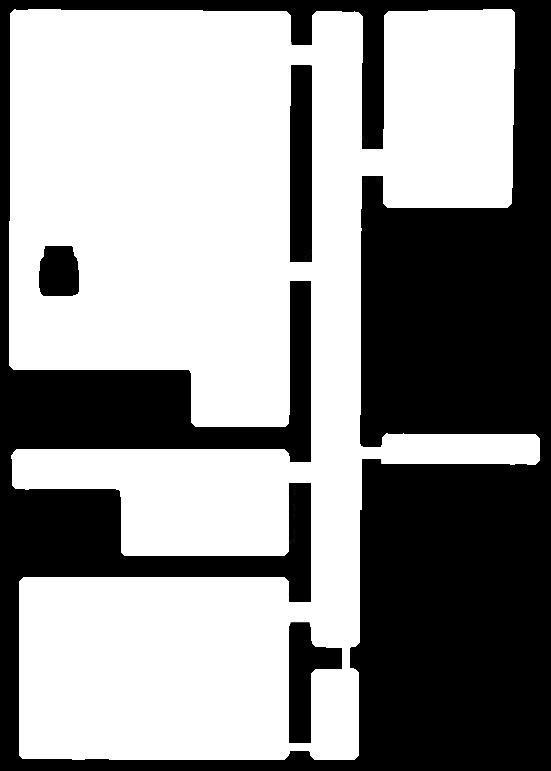
#> input picture images/waffle_inflated.jpeg, 551 x 771 px, found by its file name; its folder holds 5 pictures in this run
$ python rrt_bench.py
#> lines starting #> are read from the running program, lines starting #| are printed output that depends on the picture; after the words box and inside, x2 and y2 are one past the last pixel; in counts of white or black regions, pixels touching at a corner belong together
#!/usr/bin/env python3
import os
import math
import time
import sys
import csv

import numpy as np
import pandas as pd
from PIL import Image

import matplotlib.pyplot as plt  # only needed if you want to visualize (can be removed)

# OMPL imports
try:
    from ompl import base as ob
    from ompl import geometric as og
except ImportError:
    print("Error: OMPL Python bindings could not be imported. Check your installation.")
    sys.exit(1)

# ------------------------------------------------------------------------
# Configuration
# ------------------------------------------------------------------------
PROJECT_ROOT = "/home/ibrahim/projects/reeds-shepp-marching"

IMAGE_PATH = os.path.join(PROJECT_ROOT, "images", "waffle_inflated.jpeg")
RS_RESULTS_CSV = os.path.join(PROJECT_ROOT, "bench_RS_vs_RRT", "RS_benchmark_results.csv")
RRT_RESULTS_CSV = os.path.join(PROJECT_ROOT, "bench_RS_vs_RRT", "RRTstar_benchmark_results.csv")

MIN_TURNING_RADIUS = 10.0      # must match RS / config
ROBOT_WIDTH = 2.0              # in pixels for collision checker
ROBOT_LENGTH = 2.0             # in pixels for collision checker

INITIAL_TIME = 0.01            # seconds for first solution attempt
TOTAL_BUDGET = 0.10            # total planning time budget in seconds

POS_TOL = 1.0                  # pixels: goal position tolerance
YAW_TOL_RAD = math.radians(20) # radians: yaw tolerance

INTERPOLATION_POINTS = 200     # states to interpolate along solution path

RANDOM_SEED = 12345            # for reproducibility

# ------------------------------------------------------------------------
# Global map variables
# ------------------------------------------------------------------------
OBSTACLE_MAP = None  # boolean array [H, W]
WIDTH = 0
HEIGHT = 0
COLLISION_POINTS = None  # footprint corners relative to center


# ------------------------------------------------------------------------
# Map loading and obstacle handling
# ------------------------------------------------------------------------
def load_and_prepare_map(image_path):
    """
    Load occupancy image and create boolean obstacle map:
    True for obstacle, False for free.
    """
    global OBSTACLE_MAP, WIDTH, HEIGHT, COLLISION_POINTS

    img = Image.open(image_path).convert("L")
    map_array = np.array(img)

    # Define obstacles: dark pixels are obstacles
    OBSTACLE_MAP = (map_array < 128).astype(bool)
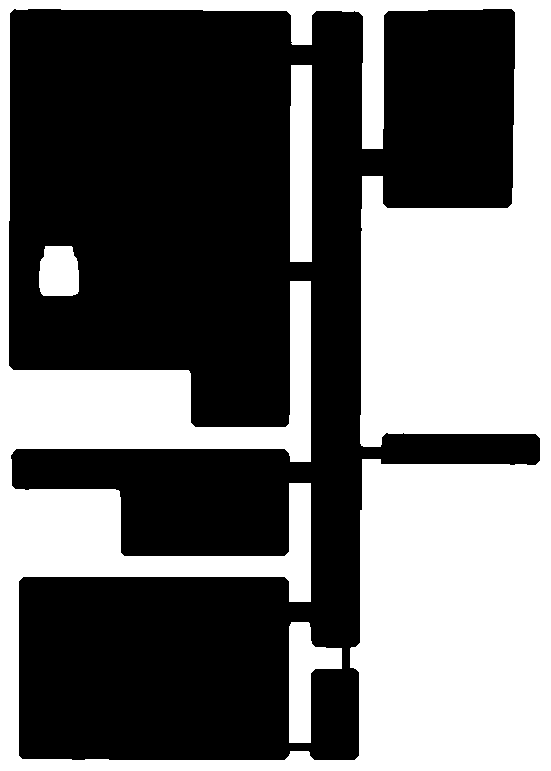
#> OBSTACLE_MAP: shape (771, 551) bool; 42.2% white; 4 white regions, box (x1, y1, x2, y2) and area: (0, 0, 551, 771) 169620, (290, 65, 312, 262) 4293, (289, 622, 342, 743) 3338, (39, 246, 79, 296) 1816
    HEIGHT, WIDTH = OBSTACLE_MAP.shape
#> HEIGHT = 771; WIDTH = 551
    print(f"[MAP] Loaded occupancy map: {WIDTH} x {HEIGHT} pixels")
#| [MAP] Loaded occupancy map: 551 x 771 pixels

    # Rectangular robot footprint (relative to center)
    COLLISION_POINTS = np.array([
        [-ROBOT_LENGTH / 2.0, -ROBOT_WIDTH / 2.0],
        [ ROBOT_LENGTH / 2.0, -ROBOT_WIDTH / 2.0],
        [ ROBOT_LENGTH / 2.0,  ROBOT_WIDTH / 2.0],
        [-ROBOT_LENGTH / 2.0,  ROBOT_WIDTH / 2.0],
    ])


# ------------------------------------------------------------------------
# OMPL State Validity Checker
# ------------------------------------------------------------------------
class CarStateValidityChecker(ob.StateValidityChecker):
    """
    Uses a rectangular footprint on the occupancy grid.
    """
    def __init__(self, si, collision_points):
        super(CarStateValidityChecker, self).__init__(si)
        self.collision_points = collision_points

    # [200 lines left out: functions isValid, make_rrtstar_setup, wrap_angle, goal_reached, compute_collisions, path_cost_and_collisions and 1 more, not called in this run]


# ------------------------------------------------------------------------
# Main: batch over RS_benchmark_results.csv
# ------------------------------------------------------------------------
def main():
    # Seed OMPL RNG for reproducibility (if available)
    try:
        ob.RNG().setSeed(RANDOM_SEED)
        print(f"[RNG] Set OMPL RNG seed to {RANDOM_SEED}")
    except Exception as e:
        print(f"[RNG] Could not set OMPL seed: {e}")

    # Load map once
    load_and_prepare_map(IMAGE_PATH)

    # Load RS benchmark CSV
    if not os.path.exists(RS_RESULTS_CSV):
        print(f"RS results CSV not found: {RS_RESULTS_CSV}")
#> (the run stopped early here; a loop or call above may not have finished)
